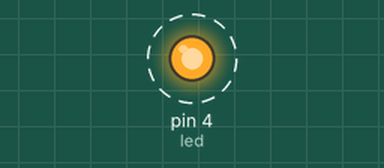
Simulated run of this sketch. Board: Arduino Uno, built with avr-gcc and run on an emulated ATmega328P. Shown: output pins drawn as LEDs (lit = HIGH). Dashed ring = blinking.

Above: at 0.2 s.
Timing chart, 0 to 4.6 s (numbered marks = the images above):
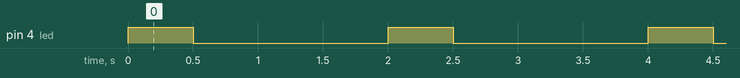

The sketch:

_1led.ino
```cpp
int led=4;

void setup() {
pinMode(led,OUTPUT);
}

void loop() {
digitalWrite(led,HIGH);
delay(500);
digitalWrite(led,LOW);
delay(1500);
}
```

Measured:
- by itself, pin 4 (led): alternates HIGH for 0.50 s and LOW for 1.5 s
